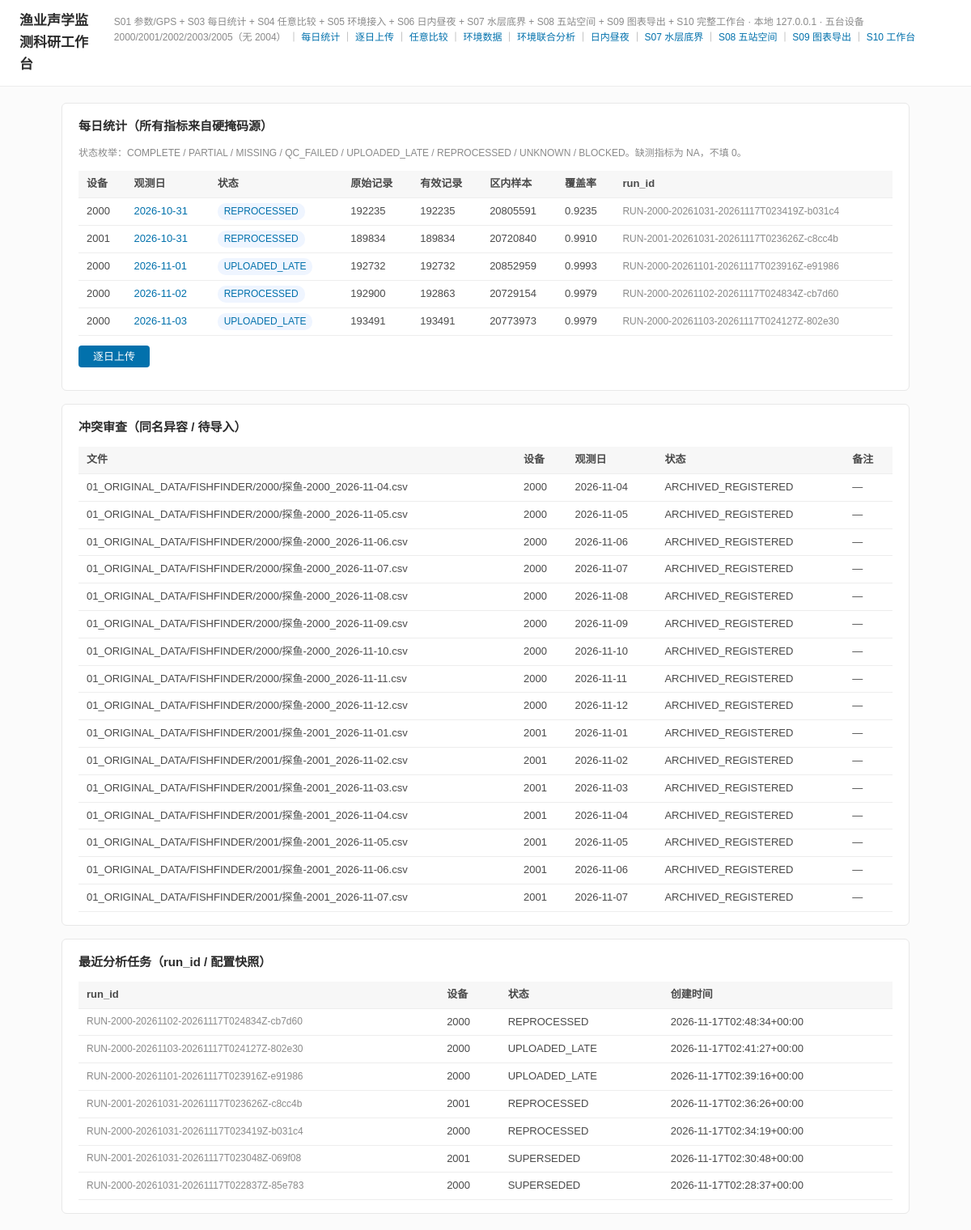
The app's page /daily with its own data.
### tables this page shows
CREATE TABLE daily_statistics (
    stat_id                    INTEGER PRIMARY KEY AUTOINCREMENT,
    device_id                  TEXT NOT NULL REFERENCES devices(device_id),
    observed_date              TEXT NOT NULL,                 -- 观测日 YYYY-MM-DD（本地日期，不假定连续）
    status                     TEXT NOT NULL,                 -- COMPLETE/PARTIAL/MISSING/QC_FAILED/UPLOADED_LATE/REPROCESSED/UNKNOWN/BLOCKED
    observation_status         TEXT NOT NULL,                 -- COMPLETE/PARTIAL/MISSING/QC_FAILED/UNKNOWN
    upload_status              TEXT NOT NULL,                 -- NORMAL/UPLOADED_LATE/REPROCESSED/BLOCKED
    run_id                     TEXT REFERENCES analysis_runs(run_id),
    parameter_version          INTEGER,
    mapping_version            INTEGER,
    algorithm_version          TEXT NOT NULL,

    -- 记录数（分子/分母见 10_TEST_REPORTS/s03_verification/metric_definitions.csv）
    raw_records                INTEGER,
    valid_records              INTEGER,
    invalid_records            INTEGER,
    fully_masked_records       INTEGER,
    timestamp_formats_json     TEXT,
    timestamp_resolution_s     INTEGER,
    valid_observation_duration_s REAL,
    observation_span_s         REAL,
    planned_window_s           INTEGER,
    coverage_ratio             REAL,
    valid_record_ratio         REAL,

    -- 信号槽位与掩码取舍（一律来自 build_mask，禁止零填充）
    signal_slots_per_record    INTEGER,
    raw_signal_slots           INTEGER,
    kept_samples               INTEGER,
    excluded_samples           INTEGER,
    excluded_by_reason_json    TEXT,
    near_field_excluded_samples INTEGER,
    bottom_excluded_samples    INTEGER,

    -- 区内信号强度分布（仅 kept_values）
    signal_mean                REAL,
    signal_stddev              REAL,
    signal_min                 REAL,
    signal_max                 REAL,
    signal_p10                 REAL,
    signal_p25                 REAL,
    signal_median              REAL,
    signal_p75                 REAL,
    signal_p90                 REAL,
    signal_p95                 REAL,
    signal_p99                 REAL,
    signal_histogram_json      TEXT,
    quantile_method            TEXT,

    -- 候选回波事件（阈值算法 V1；仅为候选，非物种/鱼量结论）
    candidate_events           INTEGER,
    candidate_event_rate_per_hour REAL,
    candidate_event_algorithm  TEXT,

    -- 环境参考
    water_temp_mean            REAL,
    water_temp_min             REAL,
    water_temp_max             REAL,
    water_temp_records         INTEGER,

    -- 时间分布与缺测
    hourly_activity_json       TEXT,
    missing_intervals_json     TEXT,
    missing_interval_count     INTEGER,

    -- 追溯
    file_sha256                TEXT,
    dataset_id                 TEXT,
    qc_notes                   TEXT,
    blockage_reasons           TEXT,
    report_path                TEXT,
    created_at                 TEXT NOT NULL,
    UNIQUE (device_id, observed_date, run_id)
);

CREATE TABLE file_registry (
    file_id         INTEGER PRIMARY KEY AUTOINCREMENT,
    relative_path   TEXT NOT NULL UNIQUE,
    file_name       TEXT NOT NULL,
    device_id       TEXT REFERENCES devices(device_id),
    observed_date   TEXT,
    size_bytes      INTEGER NOT NULL,
    sha256          TEXT NOT NULL,
    status          TEXT NOT NULL DEFAULT 'ARCHIVED_REGISTERED',  -- ARCHIVED_REGISTERED / IMPORTED / CONFLICT
    import_batch_id TEXT,
    conflict_note   TEXT,
    registered_at   TEXT NOT NULL
);

CREATE TABLE analysis_runs (
    run_id               TEXT PRIMARY KEY,
    dataset_id           TEXT REFERENCES datasets(dataset_id),
    device_id            TEXT REFERENCES devices(device_id),
    params_snapshot_json TEXT,                 -- 新任务配置快照：含参数版本 id，历史结果不随新参数漂移
    status               TEXT NOT NULL DEFAULT 'PENDING',
    created_at           TEXT NOT NULL
);

### 04_SOURCE_CODE/app/web/routes.py (the view)
@bp.route("/daily")
def daily_index():
    conn = get_conn()
    try:
        rows = daily_svc.all_latest_stats(conn)
        conflicts = upload_svc.list_conflicts(conn)
        runs = conn.execute(
            "SELECT run_id, device_id, status, created_at, params_snapshot_json "
            "FROM analysis_runs ORDER BY created_at DESC LIMIT 30"
        ).fetchall()
    finally:
        conn.close()
    return render_template("daily.html", rows=rows, conflicts=conflicts, runs=runs)

### 04_SOURCE_CODE/app/db.py (called while the page is built)
def connect(path: Path | None = None) -> sqlite3.Connection:
    p = path or db_path()
    p.parent.mkdir(parents=True, exist_ok=True)
    conn = sqlite3.connect(str(p))
    conn.row_factory = sqlite3.Row
    conn.execute("PRAGMA foreign_keys = ON")
    return conn

### 04_SOURCE_CODE/app/services/daily_stats.py (called while the page is built)
def all_latest_stats(conn: sqlite3.Connection) -> list[sqlite3.Row]:
    return list(conn.execute("SELECT * FROM v_latest_daily_statistics ORDER BY observed_date, device_id"))

### 04_SOURCE_CODE/app/services/incremental.py (called while the page is built)
def list_conflicts(conn: sqlite3.Connection) -> list[sqlite3.Row]:
    return list(conn.execute(
        "SELECT * FROM file_registry WHERE status IN ('CONFLICT','ARCHIVED_REGISTERED') "
        "ORDER BY device_id, observed_date"
    ))

### 04_SOURCE_CODE/app/web/routes.py (called while the page is built)
def get_conn() -> sqlite3.Connection:
    return connect(current_app_db())

def current_app_db():
    from flask import current_app
    return current_app.config["DB_FILE"]

### 04_SOURCE_CODE/app/templates/daily.html (shortened to what this page needs)
{% extends "base.html" %}
{% block content %}
<section class="card">
  <h2>每日统计（所有指标来自硬掩码源）</h2>
  <p class="muted">状态枚举：COMPLETE / PARTIAL / MISSING / QC_FAILED / UPLOADED_LATE / REPROCESSED / UNKNOWN / BLOCKED。缺测指标为 NA，不填 0。</p>
  <table>
    <thead><tr><th>设备</th><th>观测日</th><th>状态</th><th>原始记录</th><th>有效记录</th><th>区内样本</th><th>覆盖率</th><th>run_id</th></tr></thead>
    <tbody>
    {% for r in rows %}
      <tr>
        <td>{{ r.device_id }}</td>
        <td><a href="{{ url_for('web.daily_detail', device_id=r.device_id, observed_date=r.observed_date) }}">{{ r.observed_date }}</a></td>
        <td><span class="badge {{ 'miss' if r.status in ('MISSING','BLOCKED','QC_FAILED') else 'ok' }}">{{ r.status }}</span></td>
        <td>{{ r.raw_records if r.raw_records is not none else 'NA' }}</td>
        <td>{{ r.valid_records if r.valid_records is not none else 'NA' }}</td>
        <td>{{ r.kept_samples if r.kept_samples is not none else 'NA' }}</td>
        <td>{{ '%.4f'|format(r.coverage_ratio) if r.coverage_ratio is not none else 'NA' }}</td>
        <td class="muted">{{ r.run_id or 'NA' }}</td>
      </tr>
    {% else %}
      <tr><td colspan="8" class="muted">尚未上传任何观测日</td></tr>
    {% endfor %}
    </tbody>
  </table>
  <p><a class="btn" href="{{ url_for('web.daily_upload') }}">逐日上传</a></p>
</section>
<section class="card">
  <h2>冲突审查（同名异容 / 待导入）</h2>
  <table>
    <thead><tr><th>文件</th><th>设备</th><th>观测日</th><th>状态</th><th>备注</th></tr></thead>
    <tbody>
    {% for c in conflicts %}
      <tr><td>{{ c.relative_path }}</td><td>{{ c.device_id }}</td><td>{{ c.observed_date or 'NA' }}</td>
          <td>{{ c.status }}</td><td>{{ c.conflict_note or '—' }}</td></tr>
    {% else %}
      <tr><td colspan="5" class="muted">无待审查冲突</td></tr>
    {% endfor %}
    </tbody>
  </table>
</section>
<section class="card">
  <h2>最近分析任务（run_id / 配置快照）</h2>
  <table>
    <thead><tr><th>run_id</th><th>设备</th><th>状态</th><th>创建时间</th></tr></thead>
    <tbody>
    {% for run in runs %}
      <tr><td class="muted">{{ run.run_id }}</td><td>{{ run.device_id }}</td><td>{{ run.status }}</td><td>{{ run.created_at }}</td></tr>
    {% else %}
      <tr><td colspan="4" class="muted">尚无任务</td></tr>
    {% endfor %}
    </tbody>
  </table>
</section>
{% endblock %}

### 04_SOURCE_CODE/app/templates/base.html (style rules this page uses)
:root { --bg: #FBFBFB; --card: #FFFFFF; --table-head: #F7F7F7; --line: #EDEDED; --border: #E8E8E8; --border-dash: #D8D8D8; --muted: #8A8A8A; --text-2: #4A4A4A; --text: #2B2B2B; --accent: #0271AC; --warn: #E05C4F; --soft-pink: #FEEFF2; --soft-blue: #EFF5FF; }
* { box-sizing: border-box; }
body { margin: 0; background: var(--bg); color: var(--text); font: 14px/1.6 "Microsoft YaHei", "PingFang SC", sans-serif; }
a { color: var(--accent); text-decoration: none; }
.card { background: var(--card); border: 1px solid var(--border); border-radius: 6px; padding: 16px 20px; margin-bottom: 16px; }
.card h2 { font-size: 15px; margin: 0 0 12px; color: var(--text); }
table { width: 100%; border-collapse: collapse; font-size: 13px; }
th { background: var(--table-head); color: var(--text-2); text-align: left; padding: 6px 10px; border-bottom: 1px solid var(--line); font-weight: 600; }
td { padding: 6px 10px; border-bottom: 1px solid var(--line); color: var(--text-2); }
.badge { display: inline-block; padding: 1px 8px; border-radius: 10px; font-size: 12px; }
.badge.ok { background: var(--soft-blue); color: var(--accent); }
.btn { background: var(--accent); color: #FFFFFF; border: none; padding: 6px 18px; border-radius: 4px; cursor: pointer; font-size: 13px; }
.muted { color: var(--muted); font-size: 12px; }

### records on screen
daily_statistics: device_id "2000", observed_date "2026-10-31", status "REPROCESSED", raw_records "192235", valid_records "192235", kept_samples "20805591", coverage_ratio "0.9235", run "RUN-2000-20261031-20261117T023419Z-b031c4"
daily_statistics: device_id "2001", observed_date "2026-10-31", status "REPROCESSED", raw_records "189834", valid_records "189834", kept_samples "20720840", coverage_ratio "0.9910", run "RUN-2001-20261031-20261117T023626Z-c8cc4b"
daily_statistics: device_id "2000", observed_date "2026-11-01", status "UPLOADED_LATE", raw_records "192732", valid_records "192732", kept_samples "20852959", coverage_ratio "0.9993", run "RUN-2000-20261101-20261117T023916Z-e91986"
daily_statistics: device_id "2000", observed_date "2026-11-02", status "REPROCESSED", raw_records "192900", valid_records "192863", kept_samples "20729154", coverage_ratio "0.9979", run "RUN-2000-20261102-20261117T024834Z-cb7d60"
daily_statistics: device_id "2000", observed_date "2026-11-03", status "UPLOADED_LATE", raw_records "193491", valid_records "193491", kept_samples "20773973", coverage_ratio "0.9979", run "RUN-2000-20261103-20261117T024127Z-802e30"
file_registry: relative_path "01_ORIGINAL_DATA/FISHFINDER/2000/探鱼-2000_2026-11-04.csv", device_id "2000", observed_date "2026-11-04", status "ARCHIVED_REGISTERED", conflict_note "—"
file_registry: relative_path "01_ORIGINAL_DATA/FISHFINDER/2000/探鱼-2000_2026-11-05.csv", device_id "2000", observed_date "2026-11-05", status "ARCHIVED_REGISTERED", conflict_note "—"
file_registry: relative_path "01_ORIGINAL_DATA/FISHFINDER/2000/探鱼-2000_2026-11-06.csv", device_id "2000", observed_date "2026-11-06", status "ARCHIVED_REGISTERED", conflict_note "—"
file_registry: relative_path "01_ORIGINAL_DATA/FISHFINDER/2000/探鱼-2000_2026-11-07.csv", device_id "2000", observed_date "2026-11-07", status "ARCHIVED_REGISTERED", conflict_note "—"
file_registry: relative_path "01_ORIGINAL_DATA/FISHFINDER/2000/探鱼-2000_2026-11-08.csv", device_id "2000", observed_date "2026-11-08", status "ARCHIVED_REGISTERED", conflict_note "—"
file_registry: relative_path "01_ORIGINAL_DATA/FISHFINDER/2000/探鱼-2000_2026-11-09.csv", device_id "2000", observed_date "2026-11-09", status "ARCHIVED_REGISTERED", conflict_note "—"
file_registry: relative_path "01_ORIGINAL_DATA/FISHFINDER/2000/探鱼-2000_2026-11-10.csv", device_id "2000", observed_date "2026-11-10", status "ARCHIVED_REGISTERED", conflict_note "—"
file_registry: relative_path "01_ORIGINAL_DATA/FISHFINDER/2000/探鱼-2000_2026-11-11.csv", device_id "2000", observed_date "2026-11-11", status "ARCHIVED_REGISTERED", conflict_note "—"
file_registry: relative_path "01_ORIGINAL_DATA/FISHFINDER/2000/探鱼-2000_2026-11-12.csv", device_id "2000", observed_date "2026-11-12", status "ARCHIVED_REGISTERED", conflict_note "—"
file_registry: relative_path "01_ORIGINAL_DATA/FISHFINDER/2001/探鱼-2001_2026-11-01.csv", device_id "2001", observed_date "2026-11-01", status "ARCHIVED_REGISTERED", conflict_note "—"
file_registry: relative_path "01_ORIGINAL_DATA/FISHFINDER/2001/探鱼-2001_2026-11-02.csv", device_id "2001", observed_date "2026-11-02", status "ARCHIVED_REGISTERED", conflict_note "—"
file_registry: relative_path "01_ORIGINAL_DATA/FISHFINDER/2001/探鱼-2001_2026-11-03.csv", device_id "2001", observed_date "2026-11-03", status "ARCHIVED_REGISTERED", conflict_note "—"
file_registry: relative_path "01_ORIGINAL_DATA/FISHFINDER/2001/探鱼-2001_2026-11-04.csv", device_id "2001", observed_date "2026-11-04", status "ARCHIVED_REGISTERED", conflict_note "—"
file_registry: relative_path "01_ORIGINAL_DATA/FISHFINDER/2001/探鱼-2001_2026-11-05.csv", device_id "2001", observed_date "2026-11-05", status "ARCHIVED_REGISTERED", conflict_note "—"
file_registry: relative_path "01_ORIGINAL_DATA/FISHFINDER/2001/探鱼-2001_2026-11-06.csv", device_id "2001", observed_date "2026-11-06", status "ARCHIVED_REGISTERED", conflict_note "—"
file_registry: relative_path "01_ORIGINAL_DATA/FISHFINDER/2001/探鱼-2001_2026-11-07.csv", device_id "2001", observed_date "2026-11-07", status "ARCHIVED_REGISTERED", conflict_note "—"
analysis_runs: run_id "RUN-2000-20261102-20261117T024834Z-cb7d60", device_id "2000", status "REPROCESSED", created_at "2026-11-17T02:48:34+00:00"
analysis_runs: run_id "RUN-2000-20261103-20261117T024127Z-802e30", device_id "2000", status "UPLOADED_LATE", created_at "2026-11-17T02:41:27+00:00"
analysis_runs: run_id "RUN-2000-20261101-20261117T023916Z-e91986", device_id "2000", status "UPLOADED_LATE", created_at "2026-11-17T02:39:16+00:00"
analysis_runs: run_id "RUN-2001-20261031-20261117T023626Z-c8cc4b", device_id "2001", status "REPROCESSED", created_at "2026-11-17T02:36:26+00:00"
analysis_runs: run_id "RUN-2000-20261031-20261117T023419Z-b031c4", device_id "2000", status "REPROCESSED", created_at "2026-11-17T02:34:19+00:00"
analysis_runs: run_id "RUN-2001-20261031-20261117T023048Z-069f08", device_id "2001", status "SUPERSEDED", created_at "2026-11-17T02:30:48+00:00"
analysis_runs: run_id "RUN-2000-20261031-20261117T022837Z-85e783", device_id "2000", status "SUPERSEDED", created_at "2026-11-17T02:28:37+00:00"
